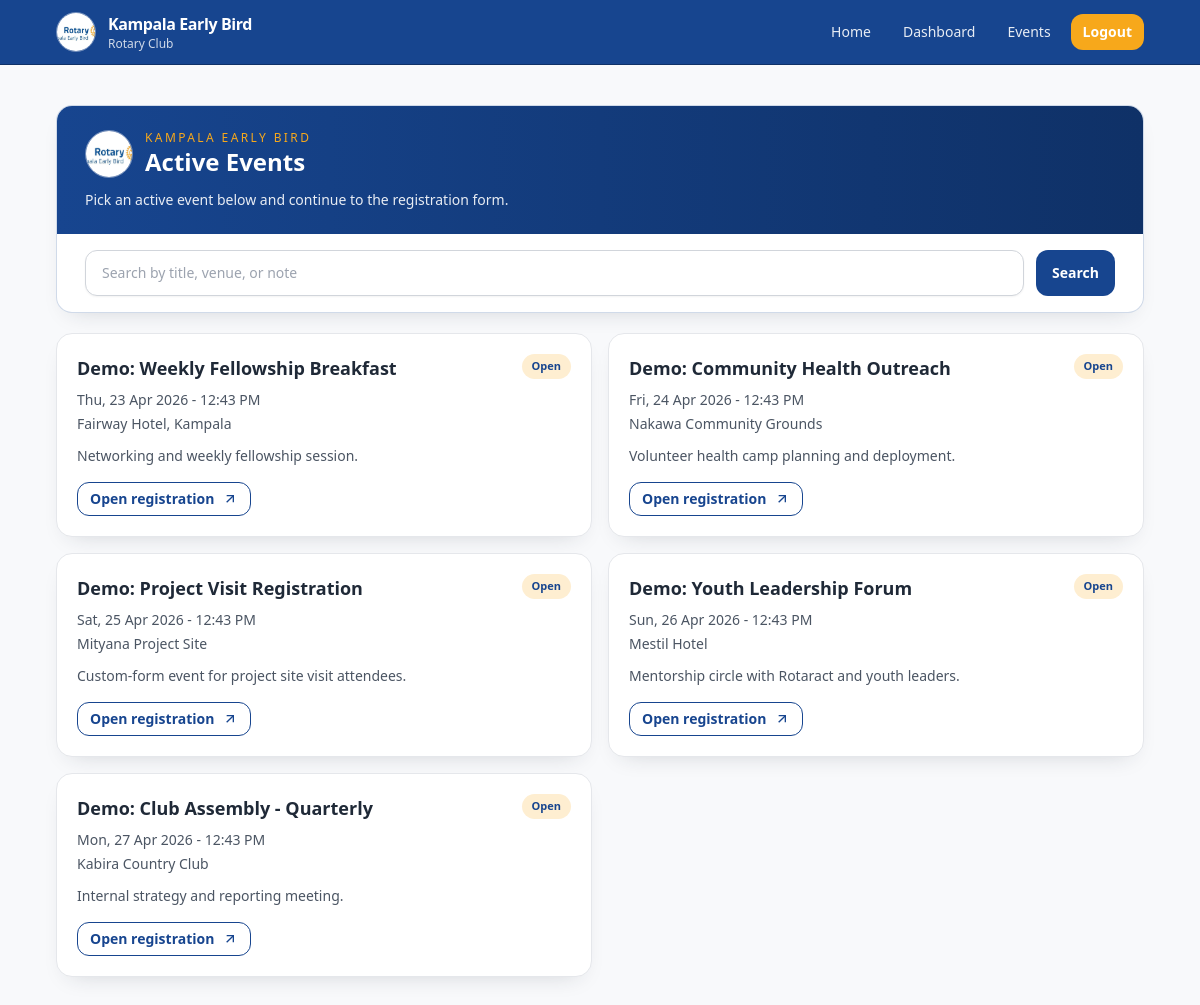
/events/ (signed in), run on the app's committed database.
### attendance/models.py (models this page shows, shortened)
class TimeStampedModel(models.Model):
    created_at = models.DateTimeField(auto_now_add=True)
    updated_at = models.DateTimeField(auto_now=True)
    class Meta:
        abstract = True

class Event(TimeStampedModel):
    STATUS_CHOICES = [
        ("open", "Open"),
        ("closed", "Closed"),
        ("archived", "Archived"),
    ]
    public_id = models.UUIDField(default=uuid.uuid4, editable=False, unique=True)
    title = models.CharField(max_length=180)
    description = models.TextField(blank=True)
    venue = models.CharField(max_length=180, blank=True)
    event_date = models.DateTimeField()
    status = models.CharField(max_length=20, choices=STATUS_CHOICES, default="open")
    announce_to_members = models.BooleanField(default=False)
    is_link_active = models.BooleanField(default=True)
    form_template = models.ForeignKey(
        "FormTemplate",
        on_delete=models.SET_NULL,
        related_name="events",
        null=True,
        blank=True,
    )
    created_by = models.ForeignKey(
        settings.AUTH_USER_MODEL,
        on_delete=models.SET_NULL,
        related_name="events",
        null=True,
        blank=True,
    )
    class Meta:
        ordering = ["-event_date"]

### attendance/views.py (the view)
# urls.py: path("events/", PublicEventListView.as_view(), name="public-event-list"),
class PublicEventListView(ListView):
    model = Event
    template_name = "attendance/public/event_list.html"
    context_object_name = "events"
    def get_queryset(self):
        qs = Event.objects.filter(is_link_active=True)
        q = self.request.GET.get("q", "").strip()
        if q:
            qs = qs.filter(
                Q(title__icontains=q)
                | Q(description__icontains=q)
                | Q(venue__icontains=q)
            )
        now = timezone.now()
        events = list(qs)
        events.sort(key=lambda e: (e.event_date < now, abs(e.event_date - now)))
        return events
    def get_context_data(self, **kwargs):
        context = super().get_context_data(**kwargs)
        context["q"] = self.request.GET.get("q", "")
        return context

### templates/attendance/public/event_list.html (shortened to what this page needs)
{% extends "attendance/base.html" %}
{% load static %}
{% block content %}
<section class="space-y-5">
    <div class="card overflow-hidden border-rotary-blue/20 p-0">
        <div class="bg-gradient-to-r from-rotary-blue to-rotary-blue-700 px-5 py-6 text-white sm:px-7">
            <div class="flex items-center gap-3">
                <img src="{% static 'logo.jpg' %}" alt="Kampala Early Bird Rotary Club logo" class="h-12 w-12 rounded-full border border-white/40 object-cover">
                <div>
                    <p class="text-xs uppercase tracking-[0.2em] text-rotary-gold">Kampala Early Bird</p>
                    <h1 class="text-xl font-bold sm:text-2xl">Active Events</h1>
                </div>
            </div>
            <p class="mt-3 text-sm text-white/90">Pick an active event below and continue to the registration form.</p>
        </div>
        <div class="px-5 py-4 sm:px-7">
            <form method="get" class="grid gap-3 sm:grid-cols-[1fr,auto]">
                <input name="q" value="{{ q }}" class="input-field mt-0" placeholder="Search by title, venue, or note">
                <button class="btn-primary" type="submit">Search</button>
            </form>
        </div>
    </div>
    <div class="grid gap-4 sm:grid-cols-2 xl:grid-cols-3">
        {% for event in events %}
            <a href="{% url 'attendance:event-public' public_id=event.public_id %}" class="card block border-gray-200 transition duration-200 hover:-translate-y-0.5 hover:shadow-lg">
                <div class="flex items-start justify-between gap-3">
                    <h2 class="text-lg font-semibold text-[#1F2937]">{{ event.title }}</h2>
                    <span class="rounded-full bg-rotary-gold/20 px-2.5 py-1 text-[11px] font-semibold text-rotary-blue">Open</span>
                </div>
                <p class="mt-2 text-sm text-gray-600">{{ event.event_date|date:"D, d M Y - g:i A" }}</p>
                {% if event.venue %}<p class="mt-1 text-sm text-gray-600">{{ event.venue }}</p>{% endif %}
                {% if event.description %}<p class="mt-3 line-clamp-3 text-sm text-gray-600">{{ event.description }}</p>{% endif %}
                <p class="mt-4 inline-flex w-fit items-center gap-2 rounded-xl border border-rotary-blue px-3 py-1.5 text-sm font-semibold text-rotary-blue">
                    <span>Open registration</span>
                    <svg class="h-4 w-4" viewBox="0 0 24 24" fill="none" stroke="currentColor" stroke-width="2"><path d="M7 17 17 7"/><path d="M7 7h10v10"/></svg>
                </p>
            </a>
        {% endfor %}
    </div>
</section>
{% endblock %}

### data on the page
Event: title "Demo: Weekly Fellowship Breakfast", event_date "Thu, 23 Apr 2026 - 12:43 PM", venue "Fairway Hotel, Kampala", description "Networking and weekly fellowship session."
Event: title "Demo: Community Health Outreach", event_date "Fri, 24 Apr 2026 - 12:43 PM", venue "Nakawa Community Grounds", description "Volunteer health camp planning and deployment."
Event: title "Demo: Project Visit Registration", event_date "Sat, 25 Apr 2026 - 12:43 PM", venue "Mityana Project Site", description "Custom-form event for project site visit attendees."
Event: title "Demo: Youth Leadership Forum", event_date "Sun, 26 Apr 2026 - 12:43 PM", venue "Mestil Hotel", description "Mentorship circle with Rotaract and youth leaders."
Event: title "Demo: Club Assembly - Quarterly", event_date "Mon, 27 Apr 2026 - 12:43 PM", venue "Kabira Country Club", description "Internal strategy and reporting meeting."
